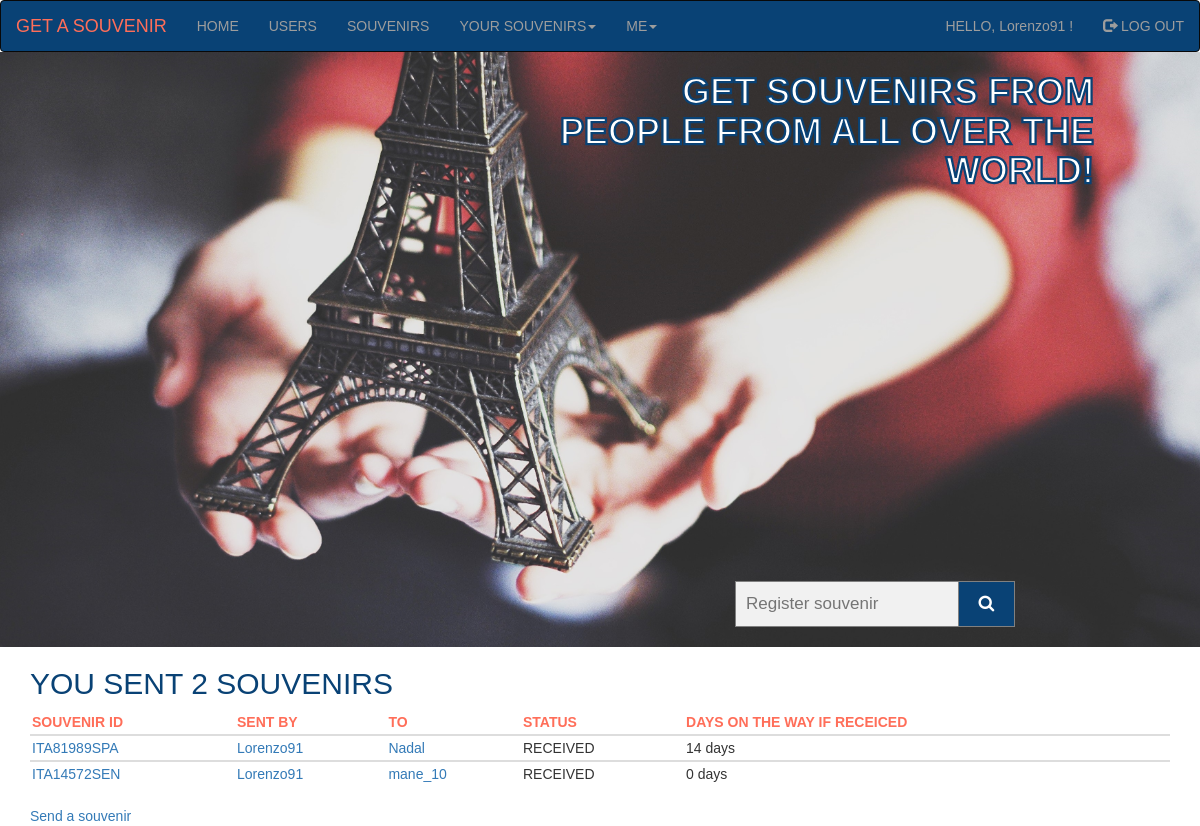
/send_user_souvenirs/ (signed in), run on the app's committed database.
### souvenirs_app/models.py (models this page shows, shortened)
class Souvenir(models.Model):
    souvenir_id = models.AutoField(primary_key=True)
    slug = models.SlugField(max_length=30, verbose_name='URL')
    send_user = models.ForeignKey(UserInfo, on_delete=models.PROTECT, related_name='send_user')
    send_date = models.DateField(auto_now_add=True)
    receive_user = models.ForeignKey(UserInfo, on_delete=models.PROTECT, related_name='receive_user')
    receive_date = models.DateField(null=True, blank=True)
    send_user_img = models.ImageField(upload_to='send/', default='no-photo.png', null=True, blank=True)
    receive_user_img = models.ImageField(upload_to='receive/', default='no-photo.png', null=True, blank=True)
    send_user_message = models.TextField(max_length=500, null=True, blank=True)
    receive_user_message = models.TextField(max_length=500, null=True, blank=True)
    STATUS_CHOICES = [
        ('ON THE WAY', 'On the way'),
        ('RECEIVED', 'Received'),
    ]
    status = models.CharField(max_length=10, choices=STATUS_CHOICES, default='ON THE WAY')
    def get_absolute_url(self):
        return reverse('souvenirs_app:souvenir', kwargs={'souvenir_slug': self.slug})
    def on_the_way(self):
        return f'{(self.receive_date - self.send_date).days} days'
    class Meta:
        verbose_name = 'Souvenir'
        verbose_name_plural = 'Souvenirs'

class UserInfo(models.Model):
    username = models.OneToOneField(User, on_delete=models.PROTECT, primary_key=True)
    slug = models.SlugField(max_length=30, verbose_name='URL')
    avatar = models.ImageField(upload_to='avatars/', default='no-avatar.jpg', null=True, blank=True)
    sex = models.CharField(max_length=6, choices=(('MALE', 'male'), ('FEMALE', 'female')))
    date_of_birthday = models.DateField(null=True, blank=True)
    country = models.ForeignKey(Country, on_delete=models.PROTECT, related_name='userinfo', unique=False)
    city = models.CharField(max_length=30)
    address = models.TextField(max_length=200)
    about = models.TextField(max_length=500, null=True, blank=True)
    def __str__(self):
        return str(self.username)
    def get_absolute_url(self):
        return reverse('souvenirs_app:user_info', kwargs={'user_info_slug': self.slug})
    class Meta:
        verbose_name = 'User_information'
        verbose_name_plural = 'User_informations'

### souvenirs_app/views.py (the view)
# urls.py: path('send_user_souvenirs/', views.SendUserSouvenirsView.as_view(), name='send_user_souvenirs'),
class SendUserSouvenirsView(LoginRequiredMixin, SouvenirsView):
    template_name = 'souvenirs_app/send_user_souvenirs.html'
    context_object_name = 'send_user_souvenirs'
    def get_queryset(self):
        return Souvenir.objects.filter(send_user__slug=slugify(self.request.user), status='RECEIVED')

### souvenirs_app/templates/souvenirs_app/send_user_souvenirs.html (shortened to what this page needs)
{% extends 'souvenirs_app/base.html' %}
{% block content %}
<!DOCTYPE html>
<html lang="en">
<head>
  <link rel="stylesheet" type="text/css" href="/static/tables.css">
</head>
<body>
        <h2>YOU SENT {{ send_user_souvenirs.count }} SOUVENIRS</h2>
        <table class="table table-hover">
          <thead>
            <tr>
              <th>SOUVENIR ID</th>
              <th>SENT BY</th>
              <th>TO</th>
              <th>STATUS</th>
              <th>DAYS ON THE WAY IF RECEICED</th>
            </tr>
          </thead>
        {% for souvenir in send_user_souvenirs %}
          <tbody>
            <tr>
              <td><a href="{{ souvenir.get_absolute_url }}">{{ souvenir.slug }}</a></td>
              <td><a href="{{ souvenir.send_user.get_absolute_url }}">{{ souvenir.send_user }}</td>
              <td><a href="{{ souvenir.receive_user.get_absolute_url }}">{{ souvenir.receive_user }}</a></td>
              <td>{{ souvenir.status }}</td>
              {% if souvenir.status == 'RECEIVED' %}
              <td>{{ souvenir.on_the_way }}</td>
              {% endif %}
        {% endfor %}
            </tr>
          </tbody>
        </table>
      </body>
      <a href="{% url 'souvenirs_app:create_souvenir' %}">Send a souvenir</a>
      {% endblock content %}

### souvenirs_app/templates/souvenirs_app/base.html (shortened to what this page needs)
<!DOCTYPE html>
<html lang="en">
<head>
  <link rel="stylesheet" href="https://maxcdn.bootstrapcdn.com/bootstrap/3.4.1/css/bootstrap.min.css">
  <link rel="stylesheet" href="https://cdnjs.cloudflare.com/ajax/libs/font-awesome/4.7.0/css/font-awesome.min.css">
  <link rel="stylesheet" type="text/css" href="/static/base.css">
</head>
<body style="margin-top: 0px;">
<nav class="navbar navbar-inverse">
  <div class="container-fluid">
    <div class="navbar-header">
      <a class="navbar-brand" href="{% url 'souvenirs_app:index' %}">GET A SOUVENIR</a>
    </div>
    <ul class="nav navbar-nav">
      <li><a href="{% url 'souvenirs_app:index' %}">HOME</a></li>
      <li><a href="{%  url 'souvenirs_app:user_infos' %}">USERS</a></li>
      <li><a href="{%  url 'souvenirs_app:souvenirs' %}">SOUVENIRS</a></li>
      {% if user.is_authenticated %}
      <li class="dropdown"><a class="dropdown-toggle" data-toggle="dropdown" href="#">YOUR SOUVENIRS<span class="caret"></span></a>
        {% endif %}
      </li>
      <li class="dropdown"><a class="dropdown-toggle" data-toggle="dropdown" href="#">ME<span class="caret"></span></a>
      </li>
    </ul>
    <ul class="nav navbar-nav navbar-right">
      {% if user.is_authenticated %}
      <li><a href="{% url 'souvenirs_app:my_info' request.user %}"> HELLO, {{ user.get_username }} !</a></li>
      <li><a href="{% url 'users:logout' %}"><span class="glyphicon glyphicon-log-out"></span> LOG OUT</a></li>
      {% else %}
      <li><a href="{% url 'users:register' %}"><span class="glyphicon glyphicon-list-alt"></span> REGISTER</a></li>
      <li><a href="{% url 'users:login' %}"><span class="glyphicon glyphicon-log-in"></span> LOG IN</a></li>
      {% endif %}
    </ul>
  </div>
</nav>
<main>
  <section class="title-section">
    <div class="wrapper-title-section">
      <h1>Get souvenirs from people from all over the world!</h1>
        <form class="example" action="{% url 'souvenirs_app:search_souvenir' %}" method="get">
          <input type="text" placeholder="Register souvenir" name="search" >
          <button type="submit"><i class="fa fa-search"></i></button>
        </form>
    </div>
  </section>
</main>
<div class="container mt-3">
{% block content %}{% endblock content %}
</div>
</body>
</html>

### static/base.css (style rules this page uses)
* { margin: 0; box-sizing: border-box; font-style: normal; font-family: 'Trebuchet MS', 'Lucida Sans Unicode', 'Lucida Grande', 'Lucida Sans', Arial, sans-serif; }
.navbar { margin-bottom: 0; background-color: #094275; }
.navbar-inverse .navbar-brand { color: #FF6E59; }
.title-section { background-image: url("/static/background-1-1.jpg"); background-repeat: no-repeat; background-position: center; background-size: cover; color: #FF6E59; display: flex; justify-content: flex-end; }
.wrapper-title-section { width: 650px; display: flex; flex-direction: column; }
.wrapper-title-section h1 { text-align: end; text-transform: uppercase; margin-right: 50px; font-size: 36px; font-weight:900; max-width: 544px; max-height: 99px; color: #FFFFFF; -webkit-text-stroke-width: medium; -webkit-text-stroke-color: #094275; }
.wrapper-title-section form { margin: auto; max-width: 300px; margin-top: 400px; margin-bottom: 20px; }
form.example input[type=text] { padding: 10px; font-size: 17px; border: 1px solid grey; float: left; width: 80%; background: #f1f1f1; }
form.example button { float: left; width: 20%; padding: 10px; background: #094275; color: white; font-size: 17px; border: 1px solid grey; border-left: none; cursor: pointer; }
form.example::after { content: ""; clear: both; display: table; }

### static/tables.css (style rules this page uses)
* { font-style: normal; font-family: 'Trebuchet MS', 'Lucida Sans Unicode', 'Lucida Grande', 'Lucida Sans', Arial, sans-serif; }
h2 { color: #094275; }
.table>thead>tr>th { color: #FF6E59; }
.table>tbody>tr>td, .table>tbody>tr>th, .table>tfoot>tr>td, .table>tfoot>tr>th, .table>thead>tr>td, .table>thead>tr>th { padding: 2px; }
body { margin: 0 0; }

### data on the page
Souvenir: slug "ITA81989SPA", send_user "Lorenzo91", receive_user "Nadal", status "RECEIVED", on_the_way "14 days"
Souvenir: slug "ITA14572SEN", send_user "Lorenzo91", receive_user "mane_10", status "RECEIVED", on_the_way "0 days"

### other printed values
{{ user.get_username }} "Lorenzo91"
{{ send_user_souvenirs.count }} "2"
